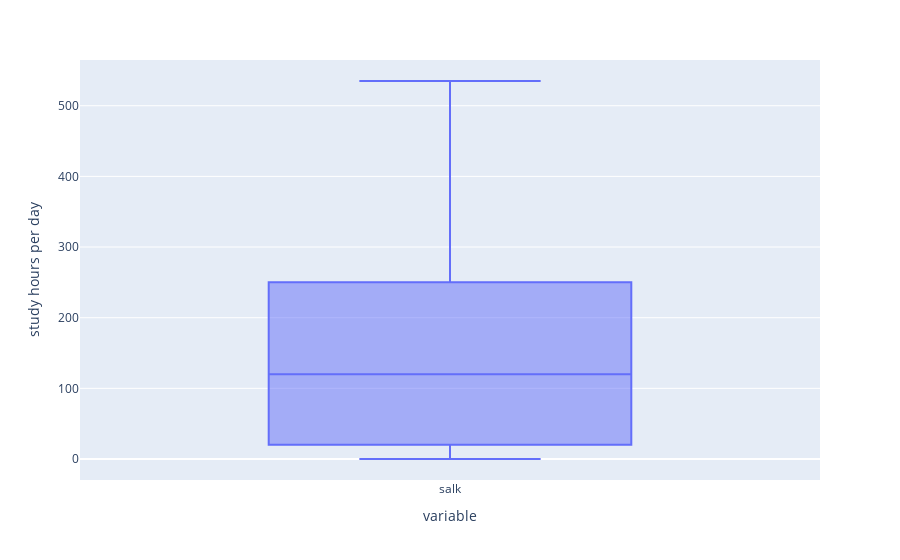

The notebook cell this image was saved under:
### Code cell
px.box(salk['salk'], labels={'value':'study hours per day'})

### Figure 1 — Plotly figure (JSON) as saved in the notebook; plotly's stock layout.template omitted (floating-point values rounded to 4 significant figures)
{"data": [{"alignmentgroup": "True", "hovertemplate": "variable=%{x}<br>study hours per day=%{y}<extra></extra>", "legendgroup": "", "marker": {"color": "#636efa"}, "name": "", "notched": false, "offsetgroup": "", "orientation": "v", "showlegend": false, "type": "box", "x": ["salk", "salk", "salk", "salk", "salk", "salk", "salk", "salk", "salk", "salk", "salk", "salk", "salk", "salk", "salk", "salk", "salk", "salk", "salk", "salk", "salk", "salk", "salk", "salk", "salk", "salk", "salk", "salk", "salk", "salk", "salk", "salk", "salk", "salk", "salk", "salk", "salk", "salk", "salk", "salk", "salk", "salk", "salk", "salk", "salk", "salk", "salk", "salk", "salk", "salk", "salk", "salk", "salk", "salk", "salk", "salk", "salk", "salk", "salk", "salk", "salk", "salk", "salk", "salk", "salk", "salk", "salk", "salk", "salk", "salk", "salk", "salk", "salk", "salk", "salk", "salk", "salk", "salk", "salk", "salk", "salk", "salk", "salk", "salk", "salk", "salk", "salk", "salk", "salk"], "x0": " ", "xaxis": "x", "y": [230, 250, 300, 372, 430, 535, 390, 0, 390, 380, 495, 80, 210, 105, 250, 185, 230, 335, 50, 120, 150, 480, 390, 255, 330, 55, 20, 65, 200, 75, 110, 180, 0, 360, 350, 260, 375, 20, 100, 40, 210, 60, 0, 150, 0, 220, 60, 135, 0, 0, 45, 75, 135, 70, 0, 0, 180, 20, 0, 0, 60, 120, 0, 100, 0, 20, 30, 90, 330, 380, 270, 225, 0, 0, 30, 0, 180, 0, 195, 185, 160, 120, 480, 0, 0, 45, 0, 55, 150], "y0": " ", "yaxis": "y"}], "layout": {"boxmode": "group", "legend": {"tracegroupgap": 0}, "margin": {"t": 60}, "xaxis": {"anchor": "y", "domain": [0, 1], "title": {"text": "variable"}}, "yaxis": {"anchor": "x", "domain": [0, 1], "title": {"text": "study hours per day"}}}}
